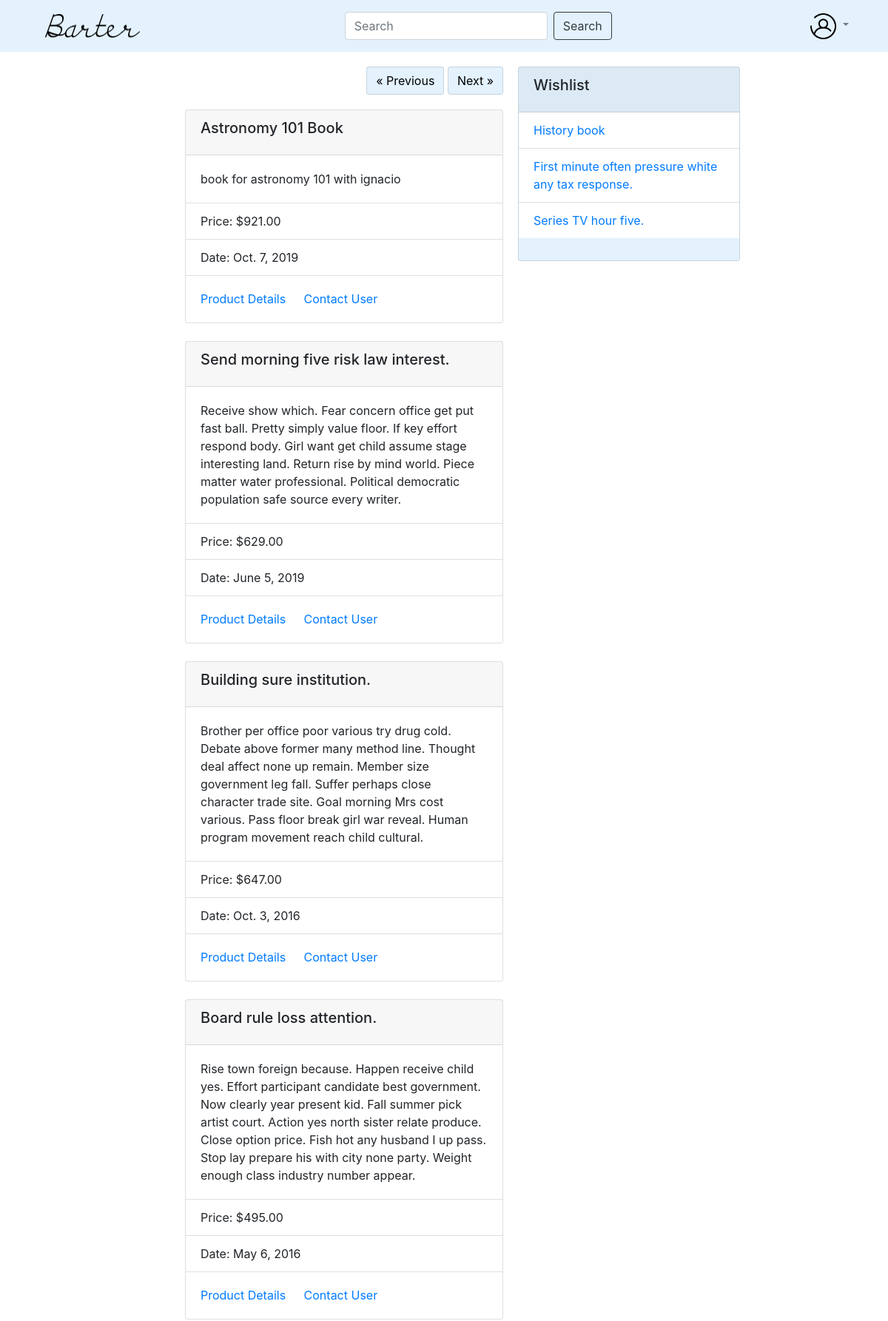
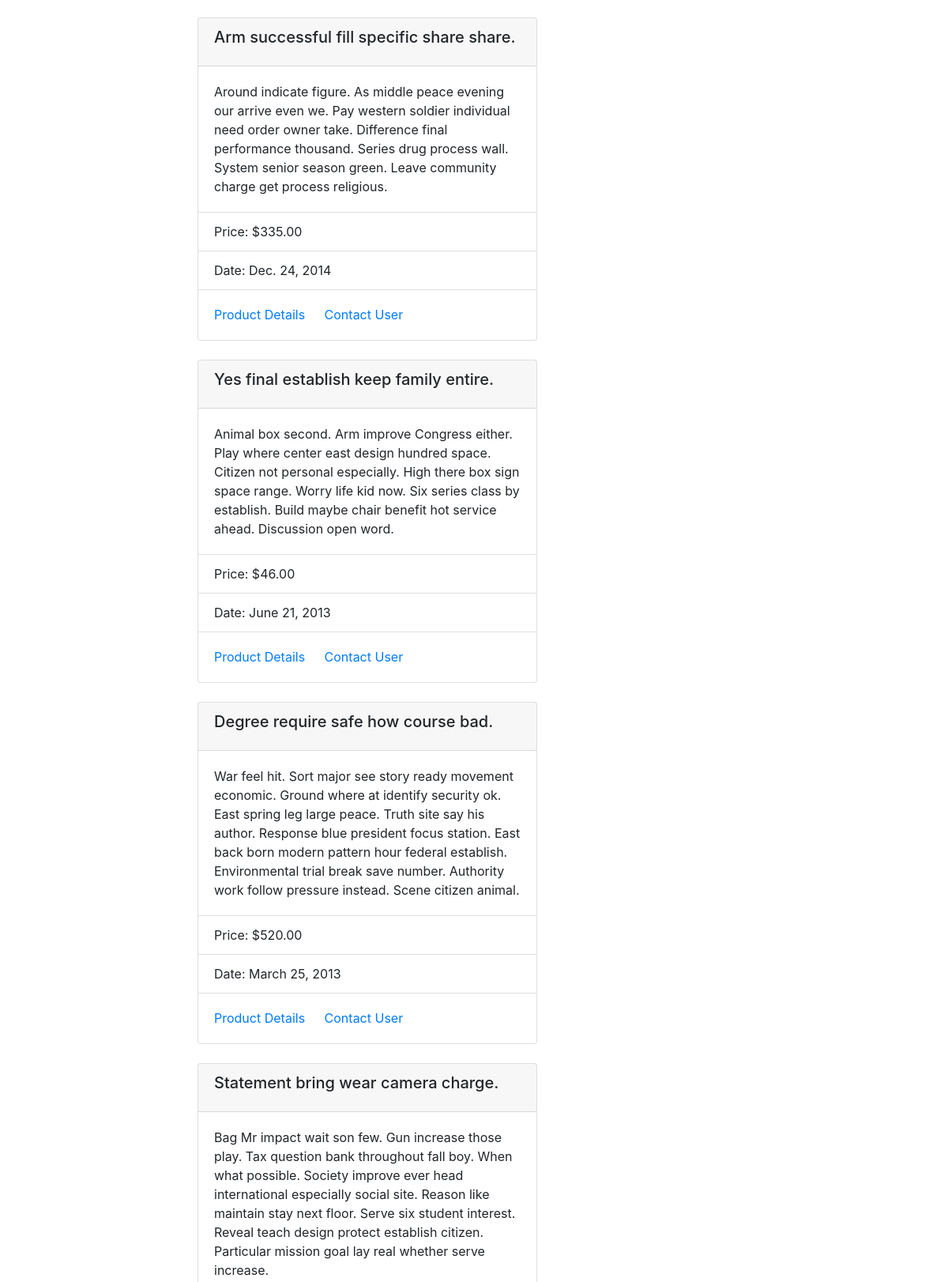
Screenshot of / (signed in, upper part) with the database file from the repository (2 pictures, top to bottom).
### main_app/models.py (models this page shows, shortened)
class Wishlist(models.Model):
	user = models.ForeignKey(User, on_delete=models.CASCADE)
	item = models.ForeignKey(Item, on_delete=models.CASCADE)

class Item(models.Model):
	FN = 'FN'
	BK = 'BK'
	ED = 'ED'
	DG = 'DG'
	AP = 'AP'
	AC = 'AC'
	SH = 'SH'
	ST = 'ST'
	categories = [
		(FN, 'Furniture'),
		(BK, 'Book'),
		(ED, 'Electronic Device'),
		(DG, 'Digital Good'),
		(AP, 'Apparel'),
		(SH, 'Shoes'),
		(AC, 'Accessories'),
		(ST, 'College Supply')
	]
	pid = models.UUIDField(default=uuid.uuid4, editable=False, unique=True)
	category = models.CharField(max_length=2, choices=categories, default=BK)
	title = models.CharField(max_length=128)
	price = models.DecimalField(max_digits=8, decimal_places=2)
	description = models.TextField()
	date_posted = models.DateField()
	user = models.ForeignKey(User, on_delete=models.CASCADE)

### main_app/views.py (the view, shortened to what this page needs)
# urls.py: path('', views.index, name='index'),
def index(request):
	if request.method == "GET":
		offset = request.GET.get("offset")
		search_query = request.GET.get("search_query")
		if offset and offset.isdigit():
			offset = int(offset)
		else:
			offset = 0
		if type(search_query) is not str:
			search_query = ""
		results = Item.objects.all().order_by("-date_posted")[offset: offset + POSTS_PER_PAGE]
		context={'posts': results}
		check_login(request ,context)
		return render(request, "index.html", context=context)
	check_for_wishlist_update(request)
	search_query = request.GET.get("search_query")
	param_string = get_param_string(request, search_query)
	return redirect(REDIRECT_URL + param_string)

### main_app/views.py (called while the page is built)
def check_login(request, context):
	if not request.user.is_anonymous:
			context['logged_in'] = True
			context['user'] = request.user
			user = User.objects.filter(username=request.user)[0]
			wishlist = Wishlist.objects.filter(user=user)
			context['wishlist'] = wishlist
			context['wishlist_pids'] = list(map(lambda x : x.item.pid, wishlist))
			context['user_items'] = Item.objects.filter(user=request.user)

### templates/index.html (shortened to what this page needs)
{% extends "base.html" %}
{% block content %}
	{% if posts %}
	<form method="POST">
		<div id="previous-next">
			<button class="btn btn-primary" type="submit" value="selected" name="previous">&laquo Previous</button>
			<button class="btn btn-primary" type="submit" value="selected" name="next">Next &raquo</button>
		</div>
	</form>
		{% for p in posts %}
			<div class="card mt-4" style="width: 100%;">
				<div class="card-header">
					<h5 class="card-title">{{ p.title }}</h5>
				</div>
				<div class="card-body">
					<p class="card-text">{{ p.description }}</p>
				</div>
				<ul class="list-group list-group-flush">
					<li class="list-group-item">Price: ${{ p.price }}</li>
					<li class="list-group-item">Date: {{ p.date_posted }}</li>
				</ul>
				<div class="card-body">
					<a href="{% url 'productpage' pid=p.pid %}"+p.pid class="card-link">Product Details</a>
					<a href="#" class="card-link">Contact User</a>
				</div>
			</div>
		{% endfor %}
	{% else %}
		<h2>No Posts Found!!!</h2>
	{% endif %}
{% endblock %}

### templates/base.html (shortened to what this page needs)
<!DOCTYPE html>
{% load static %}
<html lang="en">
  <head>
    <link rel="stylesheet" href="https://stackpath.bootstrapcdn.com/bootstrap/4.3.1/css/bootstrap.min.css">
    <link rel="stylesheet" href="{% static "main_app/style.css" %}">
  </head>
  <body>
      <nav class="navbar navbar-expand-lg navbar-light fixed-top" style="background-color: #e3f2fd;">
        <div class="container">
          <a class="nav-link" href="/">
            <img src="{% static "barter.png" %}" alt="", width="128" height="32">
          </a>
          <form class="form-inline my-2" method="POST" action="../">
            <input class="form-control mr-xl-2" id="search" name="search_query" type="search" placeholder="Search" aria-label="Search">
            <button class="btn btn-outline-dark my-2 my-sm-0" type="submit">Search</button>
          </form>
          <div id="navbarSupportedContent">
            <ul class="navbar-nav mr-auto">
              <li class="nav-item dropdown">
                <a class="nav-link dropdown-toggle" href="#" id="navbarDropdown" role="button" data-toggle="dropdown" aria-haspopup="true" aria-expanded="false">
                  <img src="{% static "man.png" %}" width="35" height="35" alt="">
                </a>
              </li>
            </ul>
        </div>
      </nav>
    <div id="static_right">
    {% if logged_in %}
      <div class="card mt-4" style="width: 100%; background-color:#e3f2fd;">
        <div class="card-header">
          <h5 class="card-title">Wishlist</h5>
        </div>
        <div id="wishlist-items">
          {% if wishlist|length > 0 %}
            <ul class="list-group list-group-flush">
              {% for item in wishlist %}
                <li class="list-group-item">
                  <a href="{% url 'productpage' pid=item.item.pid %}" class="card-link">{{item.item.title}}</a>
                </li>
              {% endfor %}
            </ul>
          {% else %}
            <ul class="list-group list-group-flush">
              <li class="list-group-item">Your cart is empty!</li>
            </ul>
          {% endif %}
        </div>
      </div>
    {% else %}
      <div class="card mt-4" style="width: 100%; background-color:#e3f2fd;">
        <div class="card-header">
          <h5 class="card-title"><a href="{% url 'login_user' %}">Log-In</a> to see your Wishlist</h5>
        </div>
      </div>
    {% endif %}
    </div>
    <div id="content">
      {% block content %}
      {% endblock %}
    </div>
  </body>
</html>

### static/main_app/style.css (style rules this page uses)
#static_right { width: 300px; height: 500px; background-repeat: repeat-y; overflow: auto; position: sticky; margin-top: 90px; margin-right: 200px; font-size: 16px; float: right; }
#content { height: auto; padding: 20px; margin-left: 230px; margin-right: 500px; padding-bottom: 30px; overflow: auto; margin-top: 70px; }
#wishlist-items { height: 200px; overflow: scroll; }
#previous-next { float: right; margin-bottom: 20px; margin-left: 10px; }
.btn-primary { color: black!important; background-color: #e3f2fd; border-color:rgba(0,0,0,.125)!important; }
.mt-4, .my-4 { margin-bottom: 1.5rem!important; margin-top: 0!important; }

### rows the page displays
Wishlist: item "History book"
Wishlist: item "First minute often pressure white any tax response."
Wishlist: item "Series TV hour five."
Item: title "Astronomy 101 Book", description "book for astronomy 101 with ignacio", price "921.00", date_posted "Oct. 7, 2019"
Item: title "Send morning five risk law interest.", description "Receive show which. Fear concern office get put fast ball. Pretty simply value floor. If key effort respond body. Girl want get child assume stage interesting land. Return rise by mind world. Piece matter water professional. Political democratic population safe source every writer.", price "629.00", date_posted "June 5, 2019"
Item: title "Building sure institution.", description "Brother per office poor various try drug cold. Debate above former many method line. Thought deal affect none up remain. Member size government leg fall. Suffer perhaps close character trade site. Goal morning Mrs cost various. Pass floor break girl war reveal. Human program movement reach child cultural.", price "647.00", date_posted "Oct. 3, 2016"
Item: title "Board rule loss attention.", description "Rise town foreign because. Happen receive child yes. Effort participant candidate best government. Now clearly year present kid. Fall summer pick artist court. Action yes north sister relate produce. Close option price. Fish hot any husband I up pass. Stop lay prepare his with city none party. Weight enough class industry number appear.", price "495.00", date_posted "May 6, 2016"
Item: title "Arm successful fill specific share share.", description "Around indicate figure. As middle peace evening our arrive even we. Pay western soldier individual need order owner take. Difference final performance thousand. Series drug process wall. System senior season green. Leave community charge get process religious.", price "335.00", date_posted "Dec. 24, 2014"
Item: title "Yes final establish keep family entire.", description "Animal box second. Arm improve Congress either. Play where center east design hundred space. Citizen not personal especially. High there box sign space range. Worry life kid now. Six series class by establish. Build maybe chair benefit hot service ahead. Discussion open word.", price "46.00", date_posted "June 21, 2013"
Item: title "Degree require safe how course bad.", description "War feel hit. Sort major see story ready movement economic. Ground where at identify security ok. East spring leg large peace. Truth site say his author. Response blue president focus station. East back born modern pattern hour federal establish. Environmental trial break save number. Authority work follow pressure instead. Scene citizen animal.", price "520.00", date_posted "March 25, 2013"
Item: title "Statement bring wear camera charge.", description "Bag Mr impact wait son few. Gun increase those play. Tax question bank throughout fall boy. When what possible. Society improve ever head international especially social site. Reason like maintain stay next floor. Serve six student interest. Reveal teach design protect establish citizen. Particular mission goal lay real whether serve increase."
